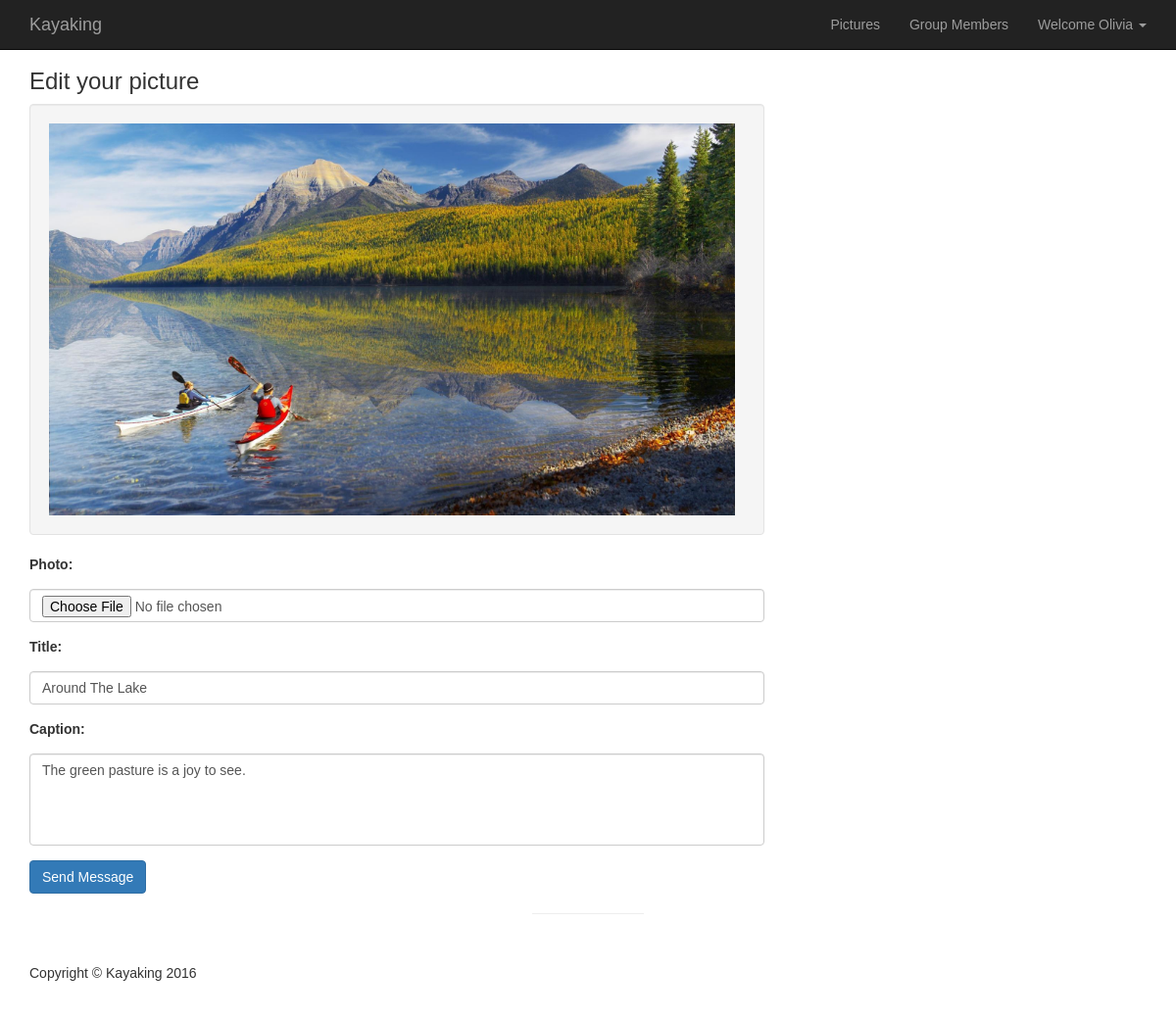
The page /edit_pic.php?user=12&pic=166 (signed in) on the database its author committed.
### tables this page shows
CREATE TABLE IF NOT EXISTS `pictures` (
  `id` int(11) NOT NULL AUTO_INCREMENT,
  `user_id` int(11) NOT NULL,
  `img_title` varchar(100) DEFAULT NULL,
  `img_path` varchar(255) NOT NULL,
  `caption` text,
  `time_created` timestamp DEFAULT CURRENT_TIMESTAMP,
  PRIMARY KEY (`id`),
  KEY `user_id` (`user_id`)
);

### includes/functions.php (called while the page is built, shortened)
<?php
$con = mysqli_connect("localhost", "root", "", "proj");
function EditPictures($user_id, $picid)
{
	global $con;
     $sql = "SELECT * from pictures where id = '$picid' and user_id = '$user_id'";
	 $query = mysqli_query($con,$sql);
	 $res = mysqli_fetch_array($query, MYSQLI_ASSOC);
	 if ($res > 0)
	{
		return $res;
	}
}
function UpdatePictures($user_id, $picid)
{
	$pic = EditPictures($user_id, $picid);
}
?>

### public/edit_pic.php (the view, shortened to what this page needs)
<?php
include '../includes/functions.php';
include '../includes/header.php';
?>
<div class="container">
 <?php
 $res = EditPictures($_GET["user"], $_GET["pic"]);
 $tst = UpdatePictures($_GET["user"], $_GET["pic"]);
      ?>
<div class="row">
        <div class="col-md-8">
           <h3>Edit your picture</h3>
            <form id="contactForm" action="" method="post" enctype="multipart/form-data">
                <div class="control-group form-group">
                <div class="well">
                <?php echo "<img src= $res[img_path] width=\"700\" height=\"400\">";?>
                </div>
                    <div class="controls">
                        <label>Photo:</label>
                        <input type="file" name="img" class="form-control" id="name" />
                    </div>
                </div>
                <div class="control-group form-group">
                    <div class="controls">
                        <label>Title:</label>
                        <input type="text" name="title" class="form-control" id="name" value="<?php echo $res["img_title"]; ?>"  />
                    </div>
                </div>
                <div class="control-group form-group">
                    <div class="controls">
                        <label>Caption:</label>
                        <textarea rows="4" cols="100" name="caption" class="form-control" id="message" maxlength="999" style="resize:none"><?php echo $res["caption"]; ?></textarea>
                    </div>
                </div>
                <button type="submit" name="submit" class="btn btn-primary">Send Message</button>
            </form>
        </div>
        <div class="col-md-4">
        </div>
    </div>
    <hr>
<?php
include '../includes/footer.php';
?>

### css/main.css (style rules this page uses)
body, html { height: 100%; background-repeat: no-repeat; font-family: 'Oxygen', sans-serif; }
hr { width: 10%; color: #fff; }
.form-group { margin-bottom: 15px; }
label { margin-bottom: 15px; }
input, input::-webkit-input-placeholder { font-size: 11px; padding-top: 3px; }

### css/modern-business.css (style rules this page uses)
body, html { height: 100%; background-repeat: no-repeat; font-family: 'Oxygen', sans-serif; padding-top: 25px; }

### rows shown on the page
pictures: img_path (picture), title "Around The Lake", caption "The green pasture is a joy to see."

### other values the page prints
$username "Olivia"
